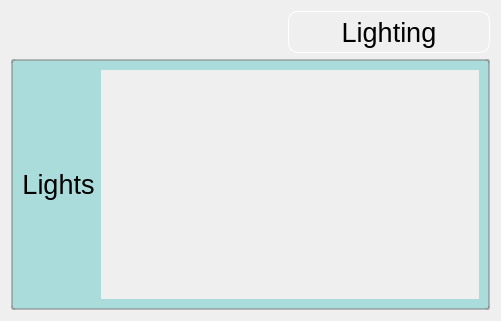
<?xml version="1.0" encoding="UTF-8"?>
<ui version="4.0">
 <class>MainLightingPage</class>
 <widget class="QWidget" name="MainLightingPage">
  <property name="geometry">
   <rect>
    <x>0</x>
    <y>0</y>
    <width>501</width>
    <height>321</height>
   </rect>
  </property>
  <property name="styleSheet">
   <string notr="true">QWidget#MainLightingPage {

}

QLabel#titleLabel {
	border: 1px solid white;
	border-radius: 10px;
	min-width: 200px;
	min-height: 40px;
}

QFrame#frame {
	border: 2px solid rgb(125, 125, 125, 50%);
	border-radius: 3px;
	background-color:rgb(100, 200, 200, 50%);
}

QPushButton {
	border-image:url(:/Hac/background-rect-button.png);
}

</string>
  </property>
  <layout class="QGridLayout" name="gridLayout_4">
   <item row="0" column="0">
    <spacer name="horizontalSpacer">
     <property name="orientation">
      <enum>Qt::Horizontal</enum>
     </property>
     <property name="sizeHint" stdset="0">
      <size>
       <width>241</width>
       <height>20</height>
      </size>
     </property>
    </spacer>
   </item>
   <item row="0" column="1">
    <widget class="QLabel" name="titleLabel">
     <property name="font">
      <font>
       <pointsize>20</pointsize>
      </font>
     </property>
     <property name="text">
      <string>Lighting</string>
     </property>
     <property name="alignment">
      <set>Qt::AlignCenter</set>
     </property>
    </widget>
   </item>
   <item row="1" column="0" colspan="2">
    <widget class="QFrame" name="frame">
     <property name="sizePolicy">
      <sizepolicy hsizetype="Preferred" vsizetype="Expanding">
       <horstretch>0</horstretch>
       <verstretch>0</verstretch>
      </sizepolicy>
     </property>
     <property name="frameShape">
      <enum>QFrame::StyledPanel</enum>
     </property>
     <property name="frameShadow">
      <enum>QFrame::Raised</enum>
     </property>
     <layout class="QGridLayout" name="gridLayout">
      <item row="0" column="1">
       <widget class="QScrollArea" name="scrollArea">
        <property name="frameShape">
         <enum>QFrame::NoFrame</enum>
        </property>
        <property name="frameShadow">
         <enum>QFrame::Plain</enum>
        </property>
        <property name="horizontalScrollBarPolicy">
         <enum>Qt::ScrollBarAlwaysOff</enum>
        </property>
        <property name="widgetResizable">
         <bool>true</bool>
        </property>
        <widget class="QWidget" name="scrollAreaWidgetContents">
         <property name="geometry">
          <rect>
           <x>0</x>
           <y>0</y>
           <width>373</width>
           <height>233</height>
          </rect>
         </property>
         <layout class="QGridLayout" name="gridLayout_2"/>
        </widget>
       </widget>
      </item>
      <item row="0" column="0">
       <widget class="QLabel" name="label">
        <property name="font">
         <font>
          <pointsize>20</pointsize>
         </font>
        </property>
        <property name="text">
         <string>Lights</string>
        </property>
        <property name="alignment">
         <set>Qt::AlignCenter</set>
        </property>
       </widget>
      </item>
     </layout>
    </widget>
   </item>
  </layout>
 </widget>
 <resources>
  <include location="../res/hac.qrc"/>
 </resources>
 <connections/>
</ui>
